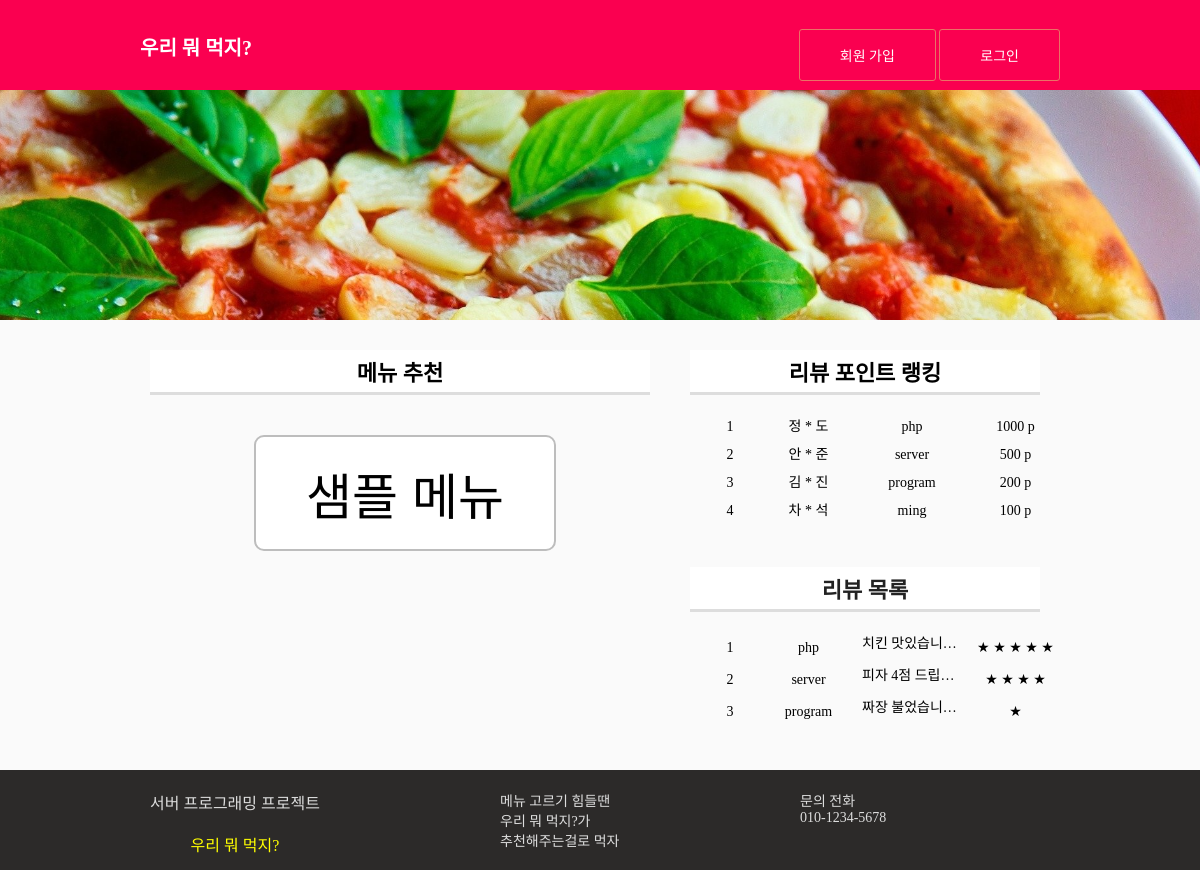
The page / on the database its author committed.
### tables this page shows
create table members (
    num int not null auto_increment,
    id char(15) not null,
    pass char(15) not null,
    name char(10) not null,
    point int(10),
    primary key(num)
);

create table review(
  num int(10) not null auto_increment primary key,
  id char(15) not null,
  name char(10) not null,
  regist_day char(20) not null,
  rating int(10) not null,
  content text not null,
  file_name char(40),
  file_type char(40),
  file_copied char(40)
);

### main.php (the view, shortened to what this page needs)
<div id="main_img_bar">
</div>
<div id="main_content">
    <div id="menu">
        <h4>메뉴 추천</h4>
        <div><input type="button" id="menu_btn" value ="샘플 메뉴" onclick="location.href='sample_list.php?food=none'"></div>
    </div>
        <div id="review_rank">
            <h4>리뷰 포인트 랭킹</h4>
            <ul>
<?php
    $rank = 1;
    $con = mysqli_connect("localhost:3307", "root", "", "project");
    $sql = "select * from members order by point desc limit 5";
    $result = mysqli_query($con, $sql);
    if (!$result)
        echo "회원 DB 테이블(members)이 생성 전이거나 아직 가입된 회원이 없습니다!";
    else
    {
        while( $row = mysqli_fetch_array($result) )
        {
            $name  = $row["name"];
            $id    = $row["id"];
            $point = $row["point"];
            $name = mb_substr($name, 0, 1)." * ".mb_substr($name, 2, 1);
?>
                <li>
                    <span><?=$rank?></span>
                    <span><?=$name?></span>
                    <span><?=$id?></span>
                    <span><?=$point?> p</span>
                </li>
<?php
            $rank++;
        }
    }
?>
            </ul><br><br><br>
            <h4><a href="review_list.php">리뷰 목록</a></h4>
            <ul>
<?php
    $review_num = 1;
    $sql = "select * from review order by num desc limit 5";
    $result = mysqli_query($con, $sql);
    if (!$result)
        echo "review 테이블이 생성 전이거나 아직 작성된 리뷰가 없습니다!";
    else {
        while( $row = mysqli_fetch_array($result) ){
            $id  = $row["id"];
            $content = $row["content"];
            $rating = $row["rating"];
?>
                <li>
                    <span><?=$review_num?></span>
                    <span><?=$id?></span>
                    <span>
                        <div id="review_rank_content">
                            <?=$content?>
                        </div>
                    </span>
                    <span>
<?php
                    while($rating > 0){
?>
                        ★
<?php
                    $rating--;
                    }
?>
                    </span>
                </li>
<?php
            $review_num++;
        }
    }
?>
            </ul>
        </div>
</div>

### css/common.css (style rules this page uses)
* { padding: 0; margin: 0; }
body { font-family: "굴림"; font-size: 14px; }
ul { list-style-type: none; }
a { display: inline-block; text-decoration: none; }
a:link { text-decoration:none; color: #222222; }
#main_img_bar { height: 230px; text-align: center; background-color: #ffffff; background-image: url("./img/pizza.jpg") ; background-position: center; background-size: cover; background-repeat: no-repeat; }

### css/main.css (style rules this page uses)
#main_content { position: relative; width: 1000px; height: 450px; margin: 0 auto; }
#menu { position: absolute; top: 30px; left: 50px; text-align: center; }
#menu h4 { width: 500px; font-size: 22px; padding-top: 5px; padding-bottom: 5px; border-bottom: solid 3px #dddddd; background-color: white; }
#menu_btn { margin: 40px 0px 0px 10px; font-size: 50px; background-color: #ffffff; color: #000000; border: 2pt solid; border-radius: 10px; border-color: #BDBDBD; padding: 20px 50px 20px 50px; }
#review_rank { position: absolute; top: 30px; left: 590px; text-align: center; }
#review_rank h4 { width: 350px; font-size: 22px; padding-top: 5px; padding-bottom: 5px; border-bottom: solid 3px #dddddd; background-color: white; }
#review_rank ul { margin-top: 20px; }
#review_rank li { margin-top: 8px; margin-left: 15px; }
#review_rank span { display: inline-block; }
#review_rank span:nth-child(1) { width: 50px; }
#review_rank span:nth-child(2) { width: 100px; }
#review_rank span:nth-child(3) { width: 100px; }
#review_rank span:nth-child(4) { width: 100px; }
#review_rank_content { overflow: hidden; text-overflow: ellipsis ; white-space: nowrap; }

### rows shown on the page
members: name "정 * 도", id "php", point "1000"
members: name "안 * 준", id "server", point "500"
members: name "김 * 진", id "program", point "200"
members: name "차 * 석", id "ming", point "100"
review: id "php", content "치킨 맛있습니…", rating 5 (drawn)
review: id "server", content "피자 4점 드립…", rating 4 (drawn)
review: id "program", content "짜장 불었습니…", rating 1 (drawn)
